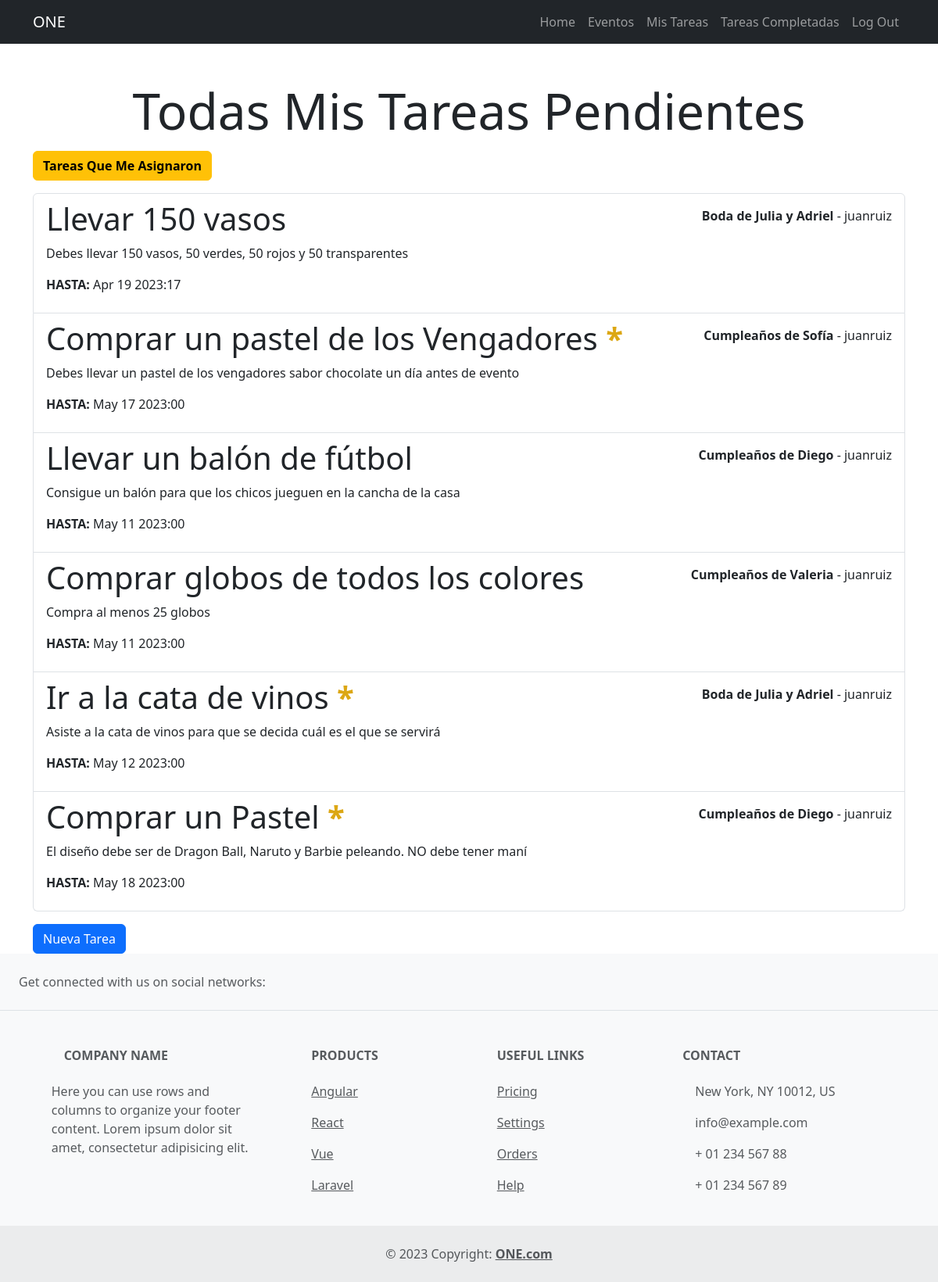
/tasks/ (signed in), run on an earlier commit of the app's database.
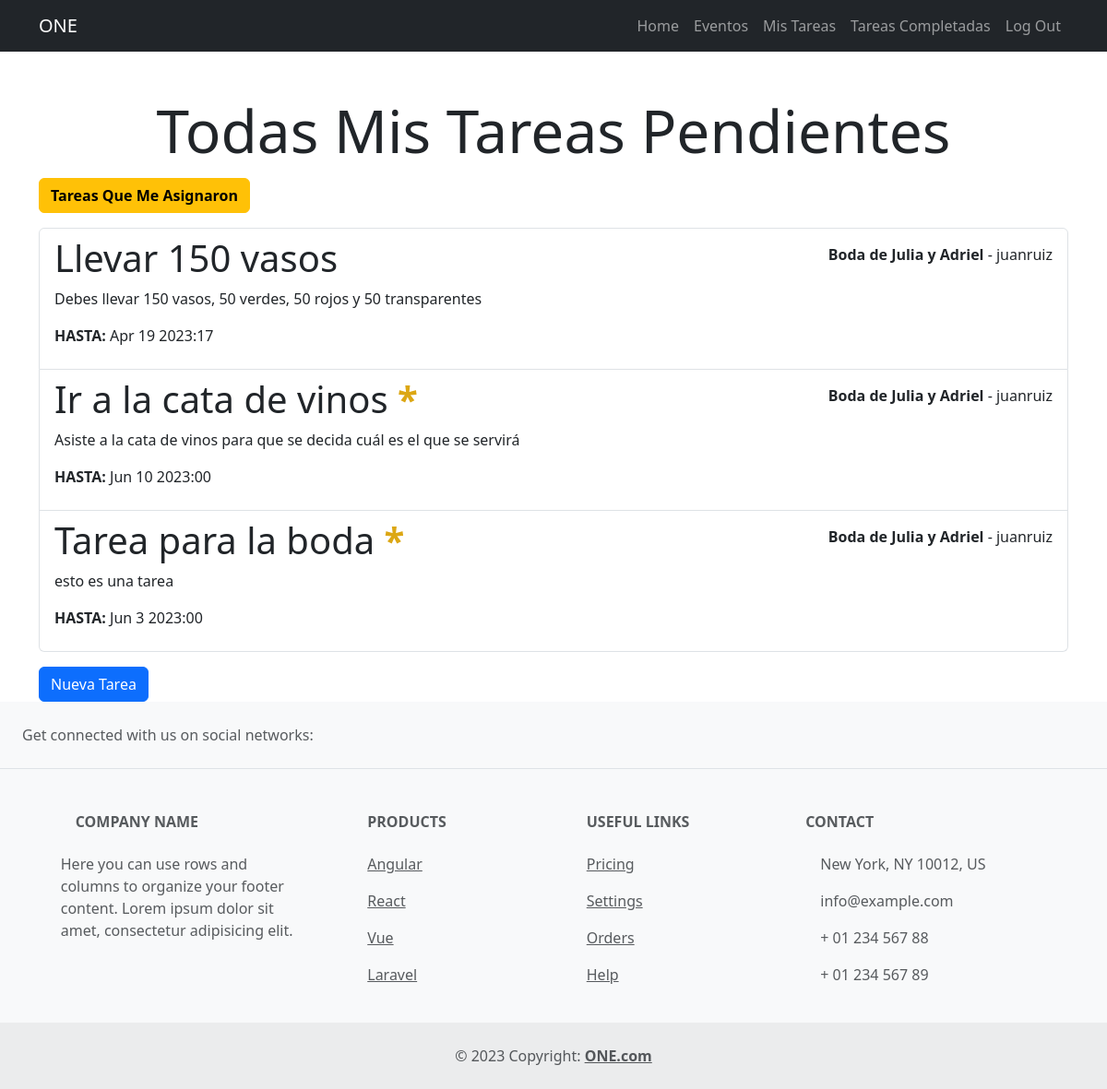
And on a later commit of the database.
### tasks/models.py (models this page shows, shortened)
class Task(models.Model):
    title = models.CharField(max_length=80)
    descripcion = models.TextField(blank=True)
    fechaCreacion = models.DateTimeField(auto_now_add=True)
    fechaLim= models.DateTimeField(null = True, blank = True)
    fechaTer= models.DateTimeField(null = True, blank = True)
    importante = models.BooleanField(default=False)
    user = models.ForeignKey(User, on_delete=models.CASCADE)
    evento = models.ForeignKey(Evento, blank=True , on_delete=models.CASCADE)
    asignado_a = models.ForeignKey(User, null=True, blank=True, related_name='tasks_assigned', on_delete=models.SET_NULL)

### event/models.py (models this page shows, shortened)
class Evento(models.Model):
    nombre = models.CharField(max_length=80)
    descripcion = models.TextField(blank=True)
    fechaCreacion = models.DateTimeField(auto_now_add=True)
    fecha= models.DateField(null = True, blank = True)
    ubicacion = models.CharField(max_length=200)
    user = models.ForeignKey(User, on_delete=models.CASCADE)

### tasks/views.py (the view)
# urls.py: path('tasks/', tasks, name= 'tasks'),
@login_required
def tasks(request):
    tasks = Task.objects.filter(user=request.user, fechaTer__isnull=True)
    return render(request, 'tasks.html', {'tasks': tasks, 'eventos': Evento})

### tasks/templates/tasks.html (shortened to what this page needs)
{% extends 'base.html' %}
{% block content%}
<main class="container">
    <div class="row">
        <div class="col-md-12">
            {% if "/tasks-completas/" not in request.path %}
            <h1 class="mt-5 text-center display-3">Todas Mis Tareas Pendientes</h1>
            {% else %}
            <h1 class="mt-5 text-center display-3">Todas Mis Tareas Terminadas</h1>
            {% endif %}
            <div class="d-flex">
                {% if "/user/" not in request.path %}
                <form action="{% url 'user_tasks' %}"  method="POST">
                    <button class="btn btn-warning mt-1 d-inline-block mb-3 fw-bold" >Tareas Que Me Asignaron</button>
                </form>
                {% endif %}
            </div>
            <ul class="list-group">
                {% for task in tasks %}
                <a href="{% url 'task_detail' task.id %}" class="list-group-item">
                    <header class="d-flex justify-content-between">
                        {% if task.importante %}
                            <h1 class="fw-bold-3"> {{task.title}} <strong style="color: rgb(220, 167, 20);">*</strong></strong></h1>
                        {% else %}
                            <h1 class="fw-bold-3"> {{task.title}}</h1>
                        {% endif %}
                        <p class="mt-2"> <strong>{{task.evento.nombre}}</strong> - {{task.user.username}} </p>
                    </header>
                    <p> {{task.descripcion}} </p>
                    {% if task.fechaTer == null %}
                        <p><strong> HASTA:</strong> {{task.fechaLim|date:'M j Y:i'}} </p>
                    {% else %}
                        <p><strong> TERMINADA: </strong>{{task.fechaTer|date:'M j Y:i'}} </p>
                    {% endif %}
                </a>
                {% endfor %}
            </ul>
            {% if "/user/" not in request.path %}
            <form action="{% url 'crear_task' %}"  method="post">
                <button class="btn btn-primary mt-3">Nueva Tarea</button>
            </form>
            {% endif %}
        </div>
    </div>
</main>
{% endblock %}

What changed in the data, as far as the page shows it:
removed Task: title "Comprar un pastel de los Vengadores", evento.nombre "Cumpleaños de Sofía", user.username "juanruiz", descripcion "Debes llevar un pastel de los vengadores sabor chocolate un día antes de evento", fechaLim "May 17 2023:00"
removed Task: title "Llevar un balón de fútbol", evento.nombre "Cumpleaños de Diego", user.username "juanruiz", descripcion "Consigue un balón para que los chicos jueguen en la cancha de la casa", fechaLim "May 11 2023:00"
removed Task: title "Comprar globos de todos los colores", evento.nombre "Cumpleaños de Valeria", user.username "juanruiz", descripcion "Compra al menos 25 globos", fechaLim "May 11 2023:00"
removed Task: title "Comprar un Pastel", evento.nombre "Cumpleaños de Diego", user.username "juanruiz", descripcion "El diseño debe ser de Dragon Ball, Naruto y Barbie peleando. NO debe tener maní", fechaLim "May 18 2023:00"
changed Task "Ir a la cata de vinos": fechaLim "May 12 2023:00" → "Jun 10 2023:00"
now on this page (row edited): Task: title "Tarea para la boda", evento.nombre "Boda de Julia y Adriel", user.username "juanruiz", descripcion "esto es una tarea", fechaLim "Jun 3 2023:00"
